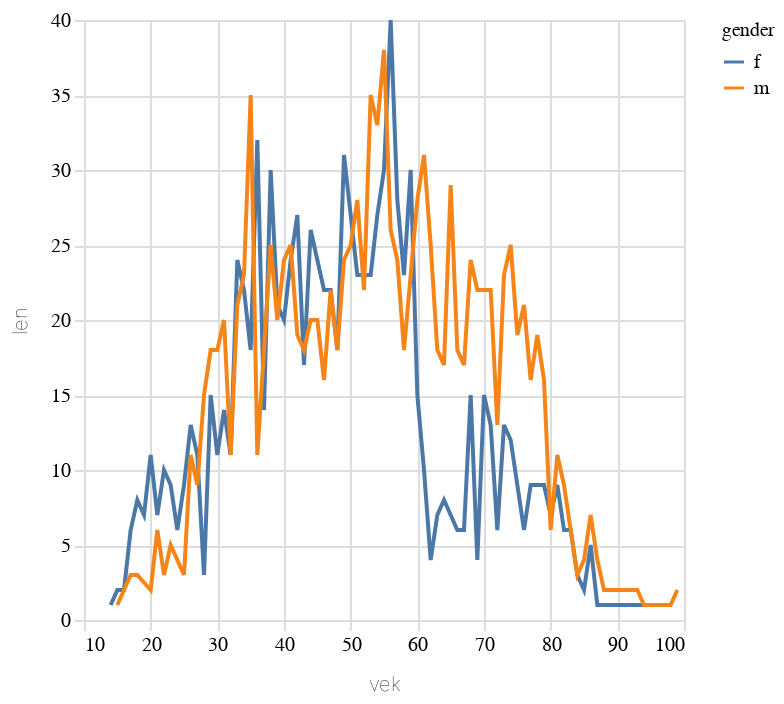

Notebook code for this chart:
### Code cell
alt.Chart(cr2c.filter(pl.col('gender').is_in(['m','f'])).to_pandas()).mark_line().encode(alt.X("vek"),alt.Y("len"),alt.Color("gender"))

### Figure 1 — Vega-Lite specification as saved in the notebook (floating-point values rounded to 4 significant figures; data arrays with more than 128 entries replaced by an {"elided": "..."} marker saying what was removed)
{"config": {"title": {"font": "Noticia Text", "fontSize": 14, "anchor": "start", "lineHeight": 21, "fontWeight": "bolder", "subtitleFont": "Noticia Text", "subtitleFontSize": 12, "subtitlePadding": 12, "dy": -12}, "axis": {"labelFont": "Asap", "titleFont": "Asap", "fontWeight": "lighter", "titleFontWeight": "lighter", "labelFontSize": 10, "titleFontSize": 10, "labelPadding": 2, "titlePadding": 10, "domainOpacity": 0, "tickColor": "#DCDDD6"}, "legend": {"labelFont": "Asap", "labelFontWeight": "normal", "titleFont": "Asap", "titleFontWeight": "normal", "labelFontSize": 10, "titleFontSize": 10}}, "data": {"name": "data-2a19b78b8702317d5b8ee371e8f9b38f"}, "mark": {"type": "line"}, "encoding": {"color": {"field": "gender", "type": "nominal"}, "x": {"field": "vek", "type": "quantitative"}, "y": {"field": "len", "type": "quantitative"}}, "$schema": "https://vega.github.io/schema/vega-lite/v5.8.0.json", "datasets": {"data-2a19b78b8702317d5b8ee371e8f9b38f": {"elided": "162 records"}}}
